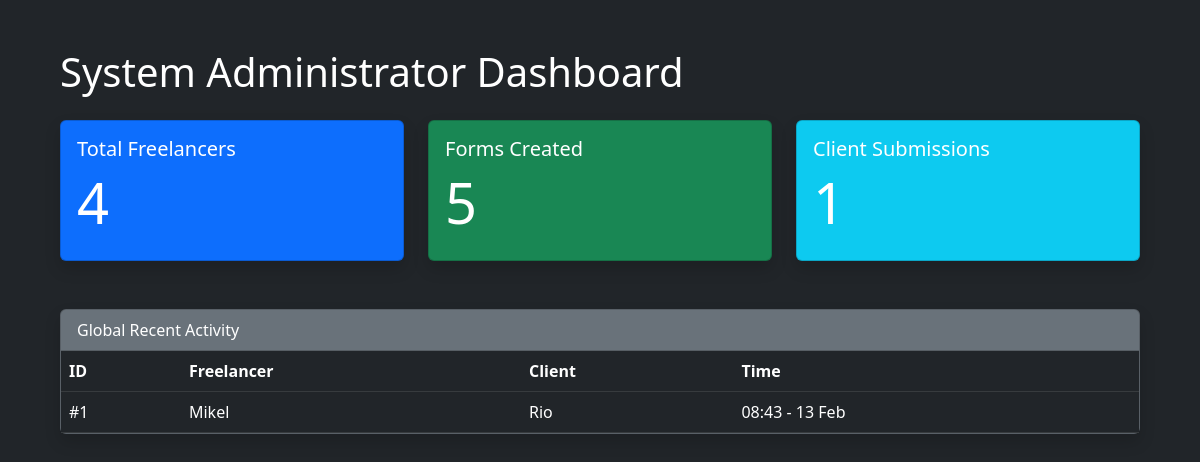
Page /admin/stats on the committed database.
### app.py (models this page shows, shortened)
class ClientRequest(db.Model):
    id = db.Column(db.Integer, primary_key=True)
    freelancer_id = db.Column(db.Integer, db.ForeignKey('freelancer.id'), nullable=False)
    form_id = db.Column(db.Integer, db.ForeignKey('form.id'), nullable=True) # New
    client_name = db.Column(db.String(100), nullable=False)
    submitted_data = db.Column(db.Text, nullable=False)
    status = db.Column(db.String(20), default='New')
    created_at = db.Column(db.DateTime, default=datetime.utcnow)

class Freelancer(db.Model, UserMixin):
    id = db.Column(db.Integer, primary_key=True)
    username = db.Column(db.String(80), unique=True, nullable=False)
    password_hash = db.Column(db.String(128))
    email = db.Column(db.String(120)) # New: To know where to send notifications
    email_app_password = db.Column(db.String(100)) # New: For SMTP authentication
    forms = db.relationship('Form', backref='owner', lazy=True)
    requests = db.relationship('ClientRequest', backref='freelancer', lazy=True)

### app.py (the view)
@app.route('/admin/stats')
def admin_stats():
    total_users = Freelancer.query.count()
    total_forms = Form.query.count()
    total_requests = ClientRequest.query.count()
    recent_activity = ClientRequest.query.order_by(ClientRequest.id.desc()).limit(5).all()
    return render_template('admin.html',
                           users=total_users,
                           forms=total_forms,
                           reqs=total_requests,
                           activity=recent_activity)

### templates/admin.html (shortened to what this page needs)
<!DOCTYPE html>
<html>
<head>
    <link href="https://cdn.jsdelivr.net/npm/bootstrap@5.3.0/dist/css/bootstrap.min.css" rel="stylesheet">
</head>
<body class="bg-dark text-white p-5">
    <div class="container">
        <h1 class="mb-4">System Administrator Dashboard</h1>
        <div class="row g-4 mb-5">
            <div class="col-md-4">
                <div class="card bg-primary text-white shadow">
                    <div class="card-body">
                        <h5>Total Freelancers</h5>
                        <h2 class="display-4">{{ users }}</h2>
                    </div>
                </div>
            </div>
            <div class="col-md-4">
                <div class="card bg-success text-white shadow">
                    <div class="card-body">
                        <h5>Forms Created</h5>
                        <h2 class="display-4">{{ forms }}</h2>
                    </div>
                </div>
            </div>
            <div class="col-md-4">
                <div class="card bg-info text-white shadow">
                    <div class="card-body">
                        <h5>Client Submissions</h5>
                        <h2 class="display-4">{{ reqs }}</h2>
                    </div>
                </div>
            </div>
        </div>
        <div class="card bg-secondary text-white shadow">
            <div class="card-header">Global Recent Activity</div>
            <div class="card-body p-0">
                <table class="table table-dark table-hover mb-0">
                    <thead>
                        <tr>
                            <th>ID</th>
                            <th>Freelancer</th>
                            <th>Client</th>
                            <th>Time</th>
                        </tr>
                    </thead>
                    <tbody>
                        {% for req in activity %}
                        <tr>
                            <td>#{{ req.id }}</td>
                            <td>{{ req.freelancer.username }}</td>
                            <td>{{ req.client_name }}</td>
                            <td>{{ req.created_at.strftime('%H:%M - %d %b') }}</td>
                        </tr>
                        {% endfor %}
                    </tbody>
                </table>
            </div>
        </div>
    </div>
</body>
</html>

### rows in the picture
ClientRequest: id "1", freelancer.username "Mikel", client_name "Rio", created_at "08:43 - 13 Feb"

### other values in the picture
{{ users }} "4"
{{ reqs }} "1"
